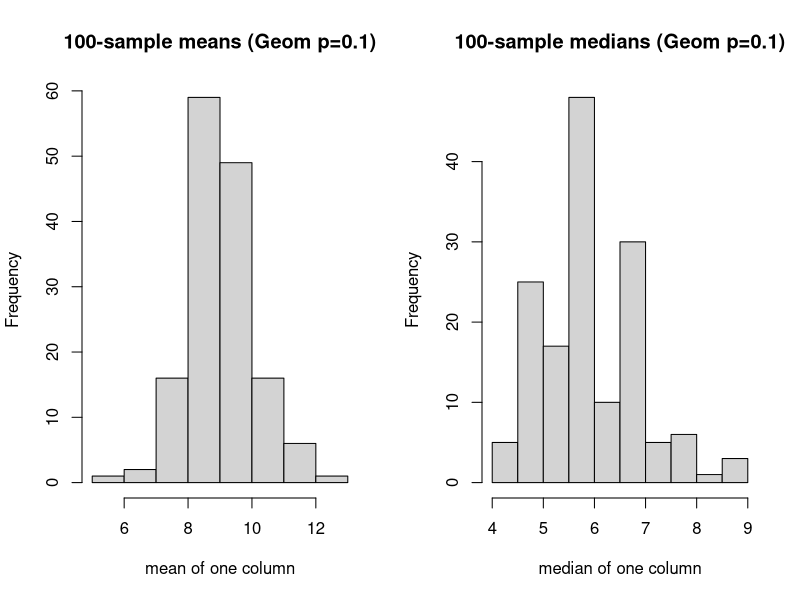
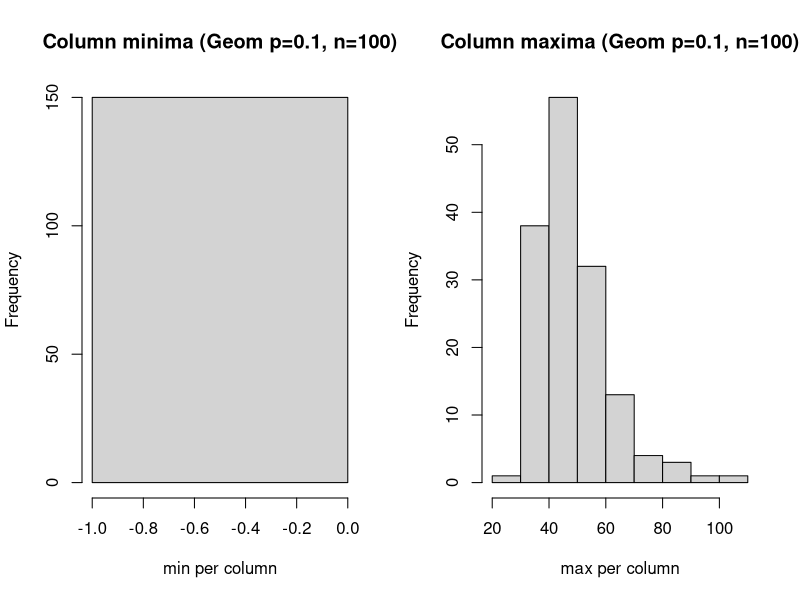
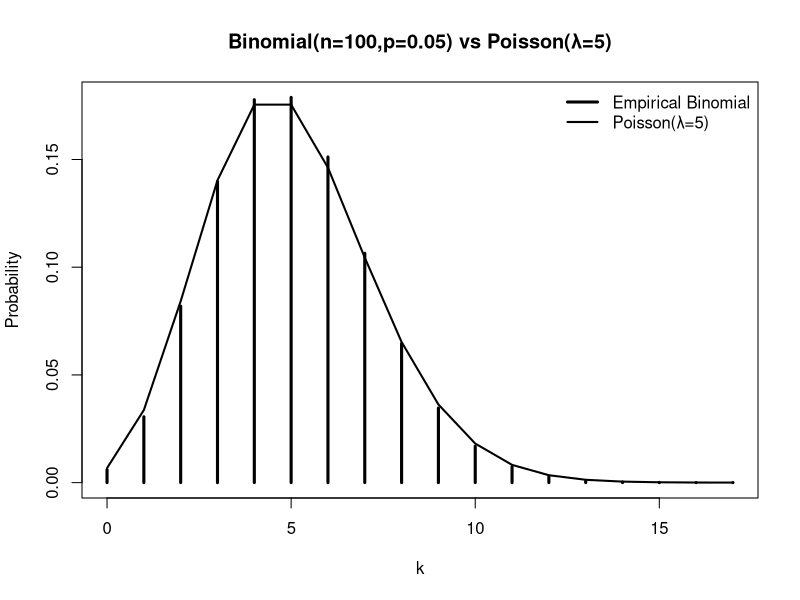

R code for these plots, in order:
## ---- chunk 1
set.seed(163)
## ---- chunk 2
# Method A: generate one long vector then reshape it
m1 <- rgeom(100 * 150, prob = 0.1)  # 15,000 numbers in one go
dim(m1) <- c(100, 150)              # give it matrix dimensions (100 rows, 150 cols)

# Method B: pre-allocate a matrix and fill row-by-row in a for-loop
m2 <- matrix(NA_integer_, nrow = 100, ncol = 150)
for (i in 1:100) {
  # each loop fills the i-th row with 150 draws
  m2[i, ] <- rgeom(150, prob = 0.1)
}

# Method C: use replicate() to make 150 columns, each column a length-100 draw
m3 <- replicate(150, rgeom(100, prob = 0.1))  # result is 100×150
## ---- chunk 3
# Column-wise summaries
means_m1   <- colMeans(m1)                # fast mean per column
medians_m1 <- apply(m1, 2, median)        # general "apply over columns"

# Side-by-side histograms to compare their distributions
op <- par(mfrow = c(1, 2))  # 1 row, 2 plots
hist(means_m1,
     main = "100-sample means (Geom p=0.1)",
     xlab = "mean of one column")
hist(medians_m1,
     main = "100-sample medians (Geom p=0.1)",
     xlab = "median of one column")
par(op)  # restore layout
## ---- chunk 4
mins_m1 <- apply(m1,  2, min)
maxs_m1 <- apply(m1,  2, max)

op <- par(mfrow = c(1, 2))
hist(mins_m1, main = "Column minima (Geom p=0.1, n=100)",
     xlab = "min per column")
hist(maxs_m1, main = "Column maxima (Geom p=0.1, n=100)",
     xlab = "max per column")
par(op)
## ---- chunk 5
# Empirical Binomial PMF via many draws
n   <- 100
p   <- 0.05
lam <- n * p

B   <- rbinom(2e5, size = n, prob = p)    # many draws for a smooth empirical PMF
tab <- table(B)
k   <- as.integer(names(tab))             # support values with at least one count
emp <- as.numeric(tab) / sum(tab)         # empirical probability mass at each k

# Theoretical Poisson PMF at the same support
pois_pmf <- dpois(k, lambda = lam)

# Plot empirical PMF as bars and overlay the Poisson curve
plot(k, emp, type = "h", lwd = 3,
     main = "Binomial(n=100,p=0.05) vs Poisson(λ=5)",
     xlab = "k", ylab = "Probability")
lines(k, pois_pmf, lwd = 2)
legend("topright", legend = c("Empirical Binomial", "Poisson(λ=5)"),
       lwd = c(3,2), bty = "n")
